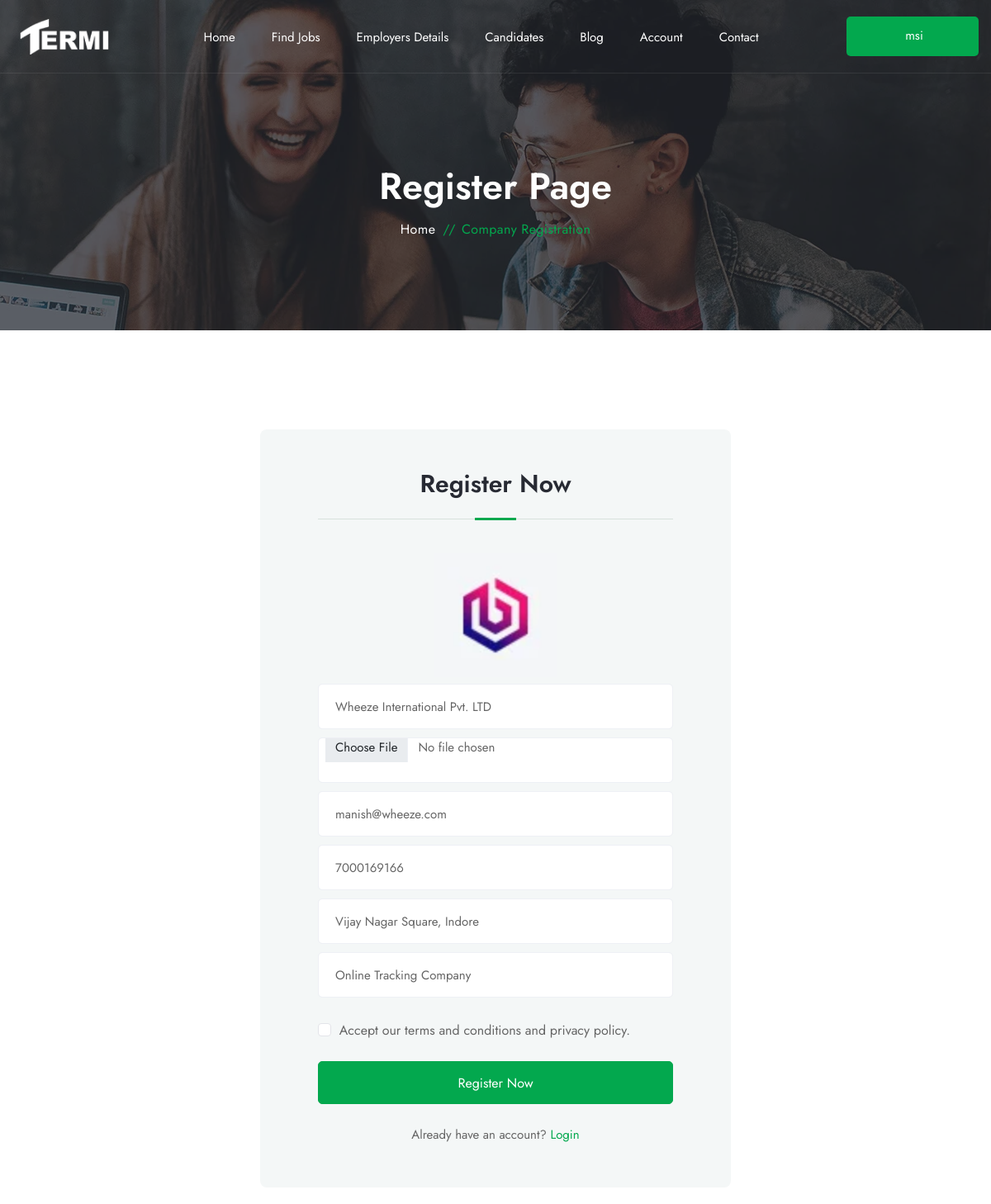
The page /edit_company/Study Metro (signed in, upper part) on the database as committed earlier.
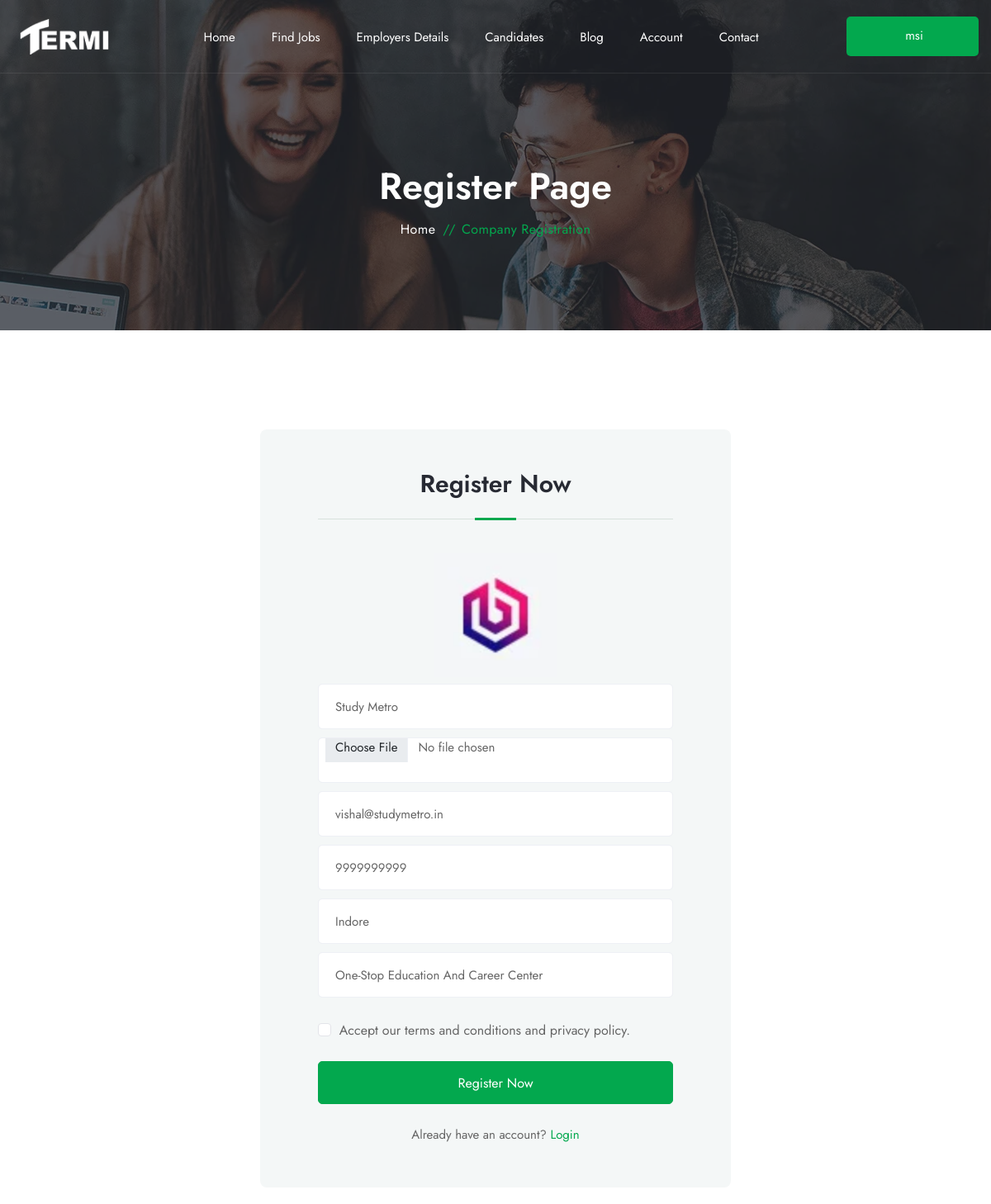
The same page on the database as committed later.
### intern/models.py (models this page shows, shortened)
class Company_profile(models.Model):
    user = models.OneToOneField(User, on_delete=models.DO_NOTHING)
    cname = models.CharField(max_length=100)
    cemail = models.EmailField(max_length=100)
    clocation = models.CharField(max_length=1000)
    cphone = models.IntegerField(null=True, blank=False)
    cimage = models.ImageField(
        blank=False, upload_to='cprofile_img')
    cdescription = models.CharField(max_length=5000)
    created_at = models.DateTimeField(auto_now_add=True)

### intern/views.py (the view)
# urls.py: path('edit_company/<company_obj>', views.edit_company, name='edit_company'),
def edit_company(request, company_obj):
    user_obj = request.user
    company_obj = Company_profile.objects.filter(user=user_obj).first()
    if request.method == "POST" and company_obj:
        cname = request.POST.get('cname')
        cimage = request.POST.get('pro_img')
        cemail = request.POST.get('cemail')
        cphone = request.POST.get('cphone')
        clocation = request.POST.get('clocation')
        cdescription = request.POST.get('cdescription')
        created_at = company_obj.created_at
        user_obj = request.user
        find_user = User.objects.filter(username=user_obj).first()
        company_profile_obj = Company_profile(id=company_obj.id,
                                              user=find_user, cname=cname, cimage=cimage, cemail=cemail, clocation=clocation, cphone=cphone, cdescription=cdescription,
                                              created_at=created_at)
        company_profile_obj.save()
        return redirect('company_profile')
    else:
        return render(request, 'edit_company.html', {'company': company_obj})

### intern/templates/edit_company.html (shortened to what this page needs)
{% extends 'base.html' %} {% load static %} {% block content %}
      <div
        class="page-header-area sec-overlay sec-overlay-black"
        data-bg-img="{% static 'img/photos/bg2.webp' %}"
      >
        <div class="container pt--0 pb--0">
          <div class="row">
            <div class="col-12">
              <div class="page-header-content">
                <h2 class="title">Register Page</h2>
                <nav class="breadcrumb-area">
                  <ul class="breadcrumb justify-content-center">
                    <li><a href="{% url 'home' %}">Home</a></li>
                    <li class="breadcrumb-sep">//</li>
                    <li>Company Registration</li>
                  </ul>
                </nav>
              </div>
            </div>
          </div>
        </div>
      </div>
      <section class="account-login-area">
        <div class="container">
          <div class="row justify-content-center">
            <div class="col-md-10 col-lg-7 col-xl-6">
              <div class="login-register-form-wrap register-form-wrap">
                <div class="login-register-form">
                  <div class="form-title">
                    <h4 class="title">Register Now</h4>
                  </div>
                  <div class="tab-content" id="pills-tabContent">
                    <div
                      class="tab-pane fade show active"
                      id="candidate"
                      role="tabpanel"
                      aria-labelledby="candidate-tab"
                    >
                    <div class="image text-center mb-2" >
                      <img src="{% static 'img/companies/1.webp' %}" id="company_profile_img" alt="company_profile" style="height:150px; width:auto"  />
                    </div>
                    <form action="#" method="post" enctype="multipart/form-data">
                        <div class="row">
                          <div class="col-12">
                            <div class="form-group">
                              <input
                                class="form-control"
                                type="text"
                                placeholder="Company Name"
                                name='cname'
                                value="{{company.cname}}"
                              />
                            </div>
                          </div>
                          <div class="col-12">
                            <div class="form-group">
                              <input
                                class="form-control"
                                type="file"
                                placeholder="Upload"
                                name='pro_img'
                                accept=".png, .jpg, .jpeg"
                                value="{{company.cimage}}"
                              />
                            </div>
                          </div>
                          <div class="col-12">
                            <div class="form-group">
                              <input
                                class="form-control"
                                type="email"
                                placeholder="Email"
                                name='cemail'
                                value="{{company.cemail}}"
                                required
                              />
                            </div>
                          </div>
                          <div class="col-12">
                            <div class="form-group">
                              <input
                                class="form-control"
                                type="tel"
                                placeholder="Contact No."
                                name='cphone'
                                value="{{company.cphone}}"
                                required
                              />
                            </div>
                          </div>
                          <div class="col-12">
                            <div class="form-group">
                              <input
                                class="form-control"
                                type="text"
                                placeholder="Location"
                                name='clocation'
                                value="{{company.clocation}}"
                                required
                              />
                            </div>
                          </div>
                          <div class="col-12">
                            <div class="form-group">
                              <input
                                class="form-control"
                                type="text"
                                placeholder="Description"
                                name='cdescription'
                                value="{{company.cdescription}}"
                                required
                              />
                            </div>
                          </div>
                          <div class="col-12">
                            <div class="form-group">
                              <div class="remember-forgot-info">
                                <div class="remember">
                                  <input
                                    class="form-check-input"
                                    type="checkbox"
                                    value=""
                                    id="defaultCheck1"
                                  />
                                  <label
                                    class="form-check-label"
                                    for="defaultCheck1"
                                    >Accept our terms and conditions and
                                    privacy policy.</label
                                  >
                                </div>
                              </div>
                            </div>
                          </div>
                          <div class="col-12">
                            <div class="form-group">
                              <button type="submit" class="btn-theme">
                                Register Now
                              </button>
                            </div>
                          </div>
                        </div>
                      </form>
                    </div>
                  </div>
                  <div class="login-register-form-info">
                    <p>
                      Already have an account? <a href="{% url 'login' %}">Login</a>
                    </p>
                  </div>
                </div>
              </div>
            </div>
          </div>
        </div>
      </section>
  </div>
</body>
{% endblock content %}

### intern/templates/base.html (shortened to what this page needs)
{% load static %}
<!DOCTYPE html>
<html lang="zxx">
  <head>
    <link href="{% static 'css/bootstrap.min.css' %}" rel="stylesheet" />
    <link href="{% static 'css/swiper.min.css' %}" rel="stylesheet" />
    <link href="{% static 'css/fancybox.min.css' %}" rel="stylesheet" />
    <link href="{% static 'css/aos.min.css' %}" rel="stylesheet" />
    <link href="{% static 'css/style.css' %}" rel="stylesheet" />
  </head>
  <body>
    <div class="wrapper">
      <header class="header-area transparent">
        <div class="container">
          <div class="row no-gutter align-items-center position-relative">
            <div class="col-12">
              <div class="header-align">
                <div class="header-align-start">
                  <div class="header-logo-area">
                    <a href={% url 'home' %}>
                      <img
                        class="logo-main"
                        src="{% static 'img/logo-light.png' %}"
                        alt="Logo"
                      />
                  </div>
                </div>
                <div class="header-align-center">
                  <div class="header-navigation-area position-relative">
                    <ul class="main-menu nav">
                      <li>
                        <a href="{% url 'home' %}"><span>Home</span></a>
                      </li>
                      <li class="has-submenu">
                        <a href="#/"><span>Find Jobs</span></a>
                      </li>
                      <li>
                        <a href="employers-details.html"
                          ><span>Employers Details</span></a
                        >
                      </li>
                      <li class="has-submenu">
                        <a href="#/"><span>Candidates</span></a>
                      </li>
                      <li class="has-submenu">
                        <a href="#/"><span>Blog</span></a>
                      </li>
                      <li class="has-submenu">
                        {% if user.is_authenticated %}
                        <a href="#/"><span>Account</span></a>
                        {% endif %}
                      </li>
                      <li class="has-submenu">
                        <a href="#/"><span>Contact</span></a>
                      </li>
                    </ul>
                  </div>
                </div>
                <div class="header-align-end">
                  <div class="header-action-area">
                    {% if user.is_authenticated %}
                    <a class="btn-registration" href={% url 'company_profile' %}
                      > {{user.username}}</a
                    >
                    {% else %}
                    <a class="btn-registration" href={% url 'register' %}
                      ><span>+</span> Registration</a
                    >
                    {% endif %}
                  </div>
                </div>
              </div>
            </div>
          </div>
        </div>
      </header>
       {% block content %}{% endblock content %}
  </body>
</html>

Rows that differ between the two databases and show on the page:
removed Company_profile: cname "Wheeze International Pvt. LTD", cemail "manish@wheeze.com", cphone "7000169166", clocation "Vijay Nagar Square, Indore", cdescription "Online Tracking Company"
added Company_profile: cname "Study Metro", cemail "vishal@studymetro.in", cphone "9999999999", clocation "Indore", cdescription "One-Stop Education And Career Center"
